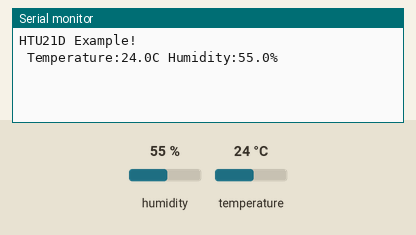
Recording of a sketch running on a simulated ESP32. On the bench: the last lines printed to the serial monitor. The inputs (shaded band) are chosen by the test bench; at power-on: humidity 55 %, temperature 24 °C.

Above: at 2.2 s.
2.3 s: humidity set to 22 %
At 4.8 s:
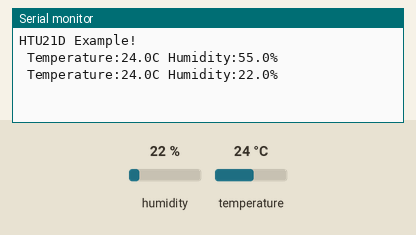
5.0 s: temperature set to 12 °C
At 7.0 s:
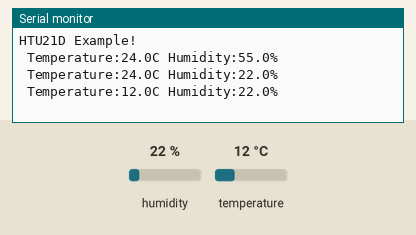
7.7 s: humidity set to 40 %
At 8.7 s:
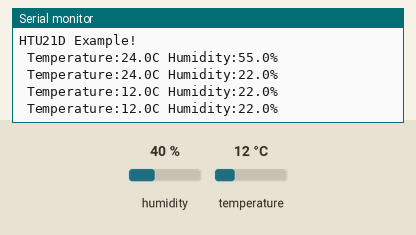
Timing chart, 0 to 10.7 s (numbered marks = the images above; inputs shaded):
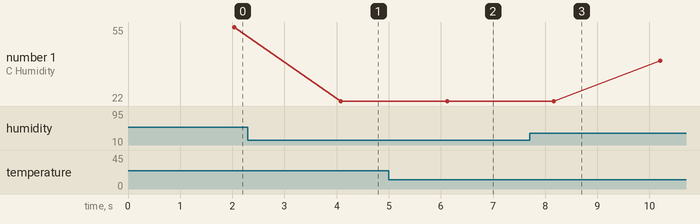

The sketch:

esp32.HT.fac.htu21.190314.ino
```cpp
#include <Wire.h> // driver I2C
#include "SparkFunHTU21D.h"

 HTU21D myTempHumi;
 void setup()
 {
 Serial.begin(9600);
 //Wire.begin(21,22);  // carte d'extension I2C2
 //Wire.begin(22,21);  // carte d'extension I2C1
 Serial.println("HTU21D Example!");
 myTempHumi.begin();
 delay(1000);
 }

void loop()
{
float humd = myTempHumi.readHumidity();
float temp = myTempHumi.readTemperature();
delay(1000);
Serial.print(" Temperature:");
Serial.print(temp, 1);
Serial.print("C");
Serial.print(" Humidity:");
Serial.print(humd, 1);
Serial.print("%");
Serial.println();
delay(1000);
}
```

Measured:
- after the input at 2.3 s, the serial monitor: prints a new line after 1.8 s (image 1)
- after the input at 5.0 s, the serial monitor: prints a new line after 1.1 s (image 2)
- plotted number 1: 55 → 22 after the input at 2.3 s, 22 → 40 after the input at 7.7 s
